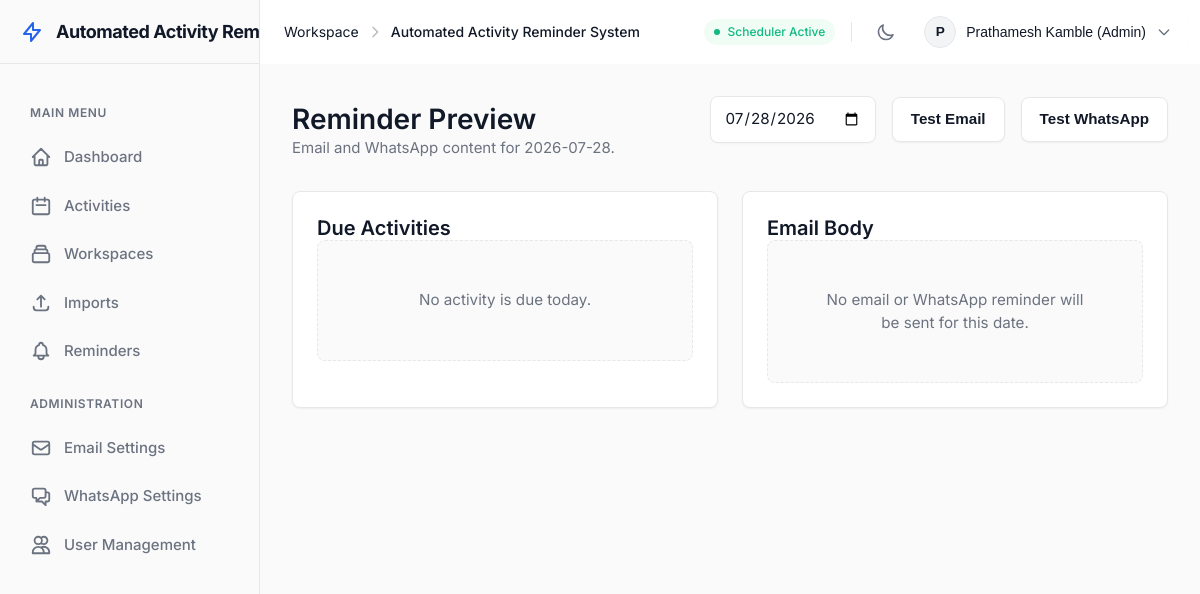
/reminders/preview (signed in), run on the app's committed database.
### src/db/models.py (models this page shows)
class User(Base):
    __tablename__ = "users"
    id = Column(Integer, primary_key=True)
    username = Column(String(100), unique=True, nullable=False, index=True) # Kept for legacy compatibility if needed
    email = Column(String(255), unique=True, nullable=False, index=True)
    display_name = Column(String(150), nullable=False)
    password_hash = Column(String(255), nullable=False)
    role = Column(String(20), nullable=False, default="employee")
    is_active = Column(Boolean, nullable=False, default=True)
    email_verified = Column(Boolean, nullable=False, default=False)
    must_change_password = Column(Boolean, nullable=False, default=False)
    created_at = Column(DateTime, nullable=False, default=datetime.utcnow)
    password_reset_tokens = relationship("PasswordResetToken", back_populates="user", cascade="all, delete-orphan")
    email_verification_tokens = relationship("EmailVerificationToken", back_populates="user", cascade="all, delete-orphan")
    login_history = relationship("LoginHistory", back_populates="user", cascade="all, delete-orphan")
    activities = relationship("ActivityRecord", back_populates="assigned_user")

### src/web/app.py (the view)
@app.get("/reminders/preview", response_class=HTMLResponse)
def reminders_preview(request: Request, preview_date: str = None) -> typing.Any:
    db = get_db()
    try:
        user = require_login(request, db)
        if isinstance(user, RedirectResponse):
            return user
        target_date = date.today()
        if preview_date:
            try:
                target_date = date.fromisoformat(preview_date)
            except ValueError:
                pass
        from src.services.reminder_service import get_due_domain_activities, build_preview_content
        due_activities = get_due_domain_activities(db, logger, target_date)
        content = build_preview_content(db, logger, target_date)
        return render(
            request,
            "reminders_preview.html",
            {"due_activities": due_activities, "content": content, "preview_date": target_date.isoformat()},
            user,
        )
    finally:
        close_db(db)

### src/web/templates/reminders_preview.html
{% extends "base.html" %}
{% block content %}
<section class="page-heading">
  <div>
    <h1>Reminder Preview</h1>
    <p>Email and WhatsApp content for {{ preview_date }}.</p>
  </div>
  <div class="action-row">
    <form method="get" action="/reminders/preview" style="display: flex; gap: 0.5rem; align-items: center;">
      <input type="date" name="preview_date" value="{{ preview_date }}" class="input" onchange="this.form.submit()">
    </form>
    {% if user.is_owner %}
      <form method="post" action="/reminders/send-test-email"><button type="submit" class="button">Test Email</button></form>
      <form method="post" action="/reminders/send-test-whatsapp"><button type="submit" class="button">Test WhatsApp</button></form>
    {% endif %}
  </div>
</section>
<section class="two-column">
  <div class="panel">
    <h2>Due Activities</h2>
    {% if due_activities %}
      <ol class="clean-list numbered">
        {% for activity in due_activities %}
          <li>{{ activity.activity }}</li>
        {% endfor %}
      </ol>
    {% else %}
      <p class="empty">No activity is due today.</p>
    {% endif %}
  </div>
  <div class="panel">
    <h2>Email Body</h2>
    {% if content %}
      <div class="email-preview" style="border: 1px solid var(--border-color); padding: 1rem; border-radius: 4px; background: var(--bg-surface);">{{ content.body | safe }}</div>
    {% else %}
      <p class="empty">No email or WhatsApp reminder will be sent for this date.</p>
    {% endif %}
  </div>
</section>
{% endblock %}

### src/web/templates/base.html (shortened to what this page needs)
<!doctype html>
<html lang="en">
<head>
  <link rel="stylesheet" href="{{ request.url_for('static', path='styles.css') }}">
</head>
<body>
  <div class="app-shell">
    <aside class="app-sidebar" id="app-sidebar">
      <div class="sidebar-header">
        <a class="sidebar-brand" href="/dashboard">
          <svg class="brand-icon" fill="none" stroke="currentColor" stroke-width="2" viewBox="0 0 24 24"><path stroke-linecap="round" stroke-linejoin="round" d="M13 10V3L4 14h7v7l9-11h-7z"></path></svg>
          <span class="sidebar-brand-text">{{ app_name }}</span>
        </a>
      </div>
      <div class="sidebar-nav">
        {% if user %}
          <div class="sidebar-nav-heading">Main Menu</div>
          <a href="/dashboard">
            <svg class="nav-icon" fill="none" stroke="currentColor" viewBox="0 0 24 24"><path stroke-linecap="round" stroke-linejoin="round" stroke-width="2" d="M3 12l2-2m0 0l7-7 7 7M5 10v10a1 1 0 001 1h3m10-11l2 2m-2-2v10a1 1 0 01-1 1h-3m-6 0a1 1 0 001-1v-4a1 1 0 011-1h2a1 1 0 011 1v4a1 1 0 001 1m-6 0h6"></path></svg>
            <span class="nav-text">Dashboard</span>
          </a>
          <a href="/activities">
            <svg class="nav-icon" fill="none" stroke="currentColor" viewBox="0 0 24 24"><path stroke-linecap="round" stroke-linejoin="round" stroke-width="2" d="M8 7V3m8 4V3m-9 8h10M5 21h14a2 2 0 002-2V7a2 2 0 00-2-2H5a2 2 0 00-2 2v12a2 2 0 002 2z"></path></svg>
            <span class="nav-text">Activities</span>
          </a>
          <a href="/collections">
            <svg class="nav-icon" fill="none" stroke="currentColor" viewBox="0 0 24 24"><path stroke-linecap="round" stroke-linejoin="round" stroke-width="2" d="M19 11H5m14 0a2 2 0 012 2v6a2 2 0 01-2 2H5a2 2 0 01-2-2v-6a2 2 0 012-2m14 0V9a2 2 0 00-2-2M5 11V9a2 2 0 012-2m0 0V5a2 2 0 012-2h6a2 2 0 012 2v2M7 7h10"></path></svg>
            <span class="nav-text">Workspaces</span>
          </a>
          <a href="/imports">
            <svg class="nav-icon" fill="none" stroke="currentColor" viewBox="0 0 24 24"><path stroke-linecap="round" stroke-linejoin="round" stroke-width="2" d="M4 16v1a3 3 0 003 3h10a3 3 0 003-3v-1m-4-8l-4-4m0 0L8 8m4-4v12"></path></svg>
            <span class="nav-text">Imports</span>
          </a>
          <a href="/reminders/preview">
            <span class="nav-text">Reminders</span>
          </a>
          {% if user.is_owner %}
            <div class="sidebar-nav-heading">Administration</div>
            <a href="/settings/email">
              <svg class="nav-icon" fill="none" stroke="currentColor" viewBox="0 0 24 24"><path stroke-linecap="round" stroke-linejoin="round" stroke-width="2" d="M3 8l7.89 5.26a2 2 0 002.22 0L21 8M5 19h14a2 2 0 002-2V7a2 2 0 00-2-2H5a2 2 0 00-2 2v10a2 2 0 002 2z"></path></svg>
              <span class="nav-text">Email Settings</span>
            </a>
            <a href="/settings/whatsapp">
              <span class="nav-text">WhatsApp Settings</span>
            </a>
            <a href="/users">
              <svg class="nav-icon" fill="none" stroke="currentColor" viewBox="0 0 24 24"><path stroke-linecap="round" stroke-linejoin="round" stroke-width="2" d="M12 4.354a4 4 0 110 5.292M15 21H3v-1a6 6 0 0112 0v1zm0 0h6v-1a6 6 0 00-9-5.197M13 7a4 4 0 11-8 0 4 4 0 018 0z"></path></svg>
              <span class="nav-text">User Management</span>
            </a>
          {% endif %}
        {% endif %}
      </div>
    </aside>
    <div class="app-content-wrapper">
      <header class="app-navbar">
        <div class="navbar-left">
          <div class="navbar-breadcrumbs desktop-only">
            <span class="breadcrumb-item text-muted">Workspace</span>
            <svg class="breadcrumb-separator" width="16" height="16" fill="none" stroke="currentColor" viewBox="0 0 24 24"><path stroke-linecap="round" stroke-linejoin="round" stroke-width="2" d="M9 5l7 7-7 7"></path></svg>
            <span class="breadcrumb-item fw-500">{{ app_name }}</span>
          </div>
        </div>
        <div class="navbar-right">
          <div class="scheduler-status desktop-only">
            <span class="status-dot pulsing"></span>
            <span class="status-text">Scheduler Active</span>
          </div>
          <button id="theme-toggle" class="icon-button theme-toggle-btn" aria-label="Toggle Theme">
            <svg width="20" height="20" fill="none" stroke="currentColor" stroke-width="2" viewBox="0 0 24 24">
              <path stroke-linecap="round" stroke-linejoin="round" d="M20.354 15.354A9 9 0 018.646 3.646 9.003 9.003 0 0012 21a9.003 9.003 0 008.354-5.646z"></path>
            </svg>
          </button>
          {% if user %}
            <div class="user-profile-menu dropdown-container">
              <button class="user-name profile-dropdown-btn">
                <div class="avatar">{{ user.display_name[:1] | upper }}</div>
                <span class="desktop-only">{{ user.display_name }} ({{ user.role|title }})</span>
                <svg class="dropdown-chevron desktop-only" width="16" height="16" fill="none" stroke="currentColor" viewBox="0 0 24 24"><path stroke-linecap="round" stroke-linejoin="round" stroke-width="2" d="M19 9l-7 7-7-7"></path></svg>
              </button>
            </div>
          {% else %}
            <div class="user-profile-menu">
              <a href="/login" class="button small ghost">Login</a>
              <a href="/signup" class="button small primary">Signup</a>
            </div>
          {% endif %}
        </div>
      </header>
      <main class="page-content">
        <div class="page">
          {% block content %}{% endblock %}
        </div>
      </main>
    </div>
  </div>
</body>
</html>

### data on the page
User: display_name "P", display_name "Prathamesh Kamble", role "Admin"

### other printed values
{{ app_name }} "Automated Activity…"
{{ app_name }} "Automated Activity Reminder System"
{{ preview_date }} "2026-07-28"
